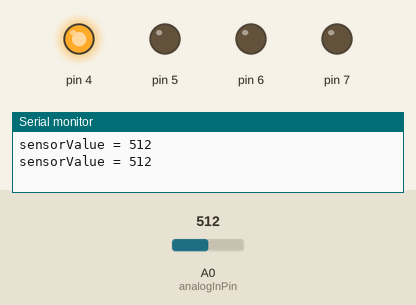
Bench run of a sketch on a simulated Arduino Uno, built with avr-gcc and run on an emulated ATmega328P. Shown: output pins drawn as LEDs (lit = HIGH), the last lines printed to the serial monitor. Dashed ring = blinking. The test bench sets the inputs (shaded band); at power-on: A0 (analogInPin) = 512.

Above: at 3.3 s.
3.4 s: A0 (analogInPin) set to 122
At 3.9 s:
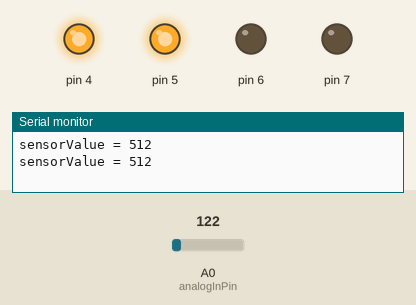
6.9 s: A0 (analogInPin) set to 0
At 6.9 s:
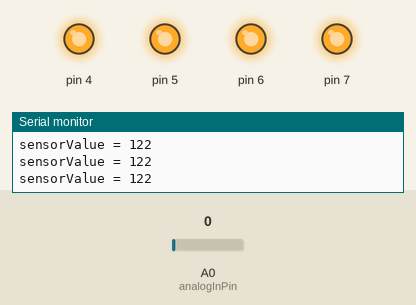
13.9 s: A0 (analogInPin) set to 306
At 15.3 s:
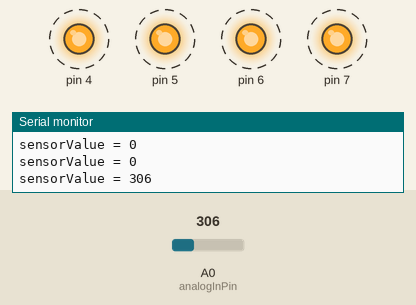
Timing chart, 0 to 23.4 s (numbered marks = the images above; inputs shaded):
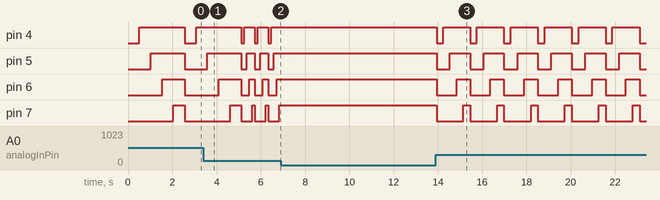

The sketch:

AnalogInput_with_4_LEDs__simple_delay.ino
```cpp
/*

 Description:
 Using an input on A0,
 LEDS should be hooked up to Pins 4, 5, 6 and 7.

 COSGC Robotics Workshop
 Oct 10 2013  1.0  Initial Verison
 Jun 10 2015  2.0  Update pin asignment to work with other workshop segements

 */

int sensorValue = 0;
const int analogInPin = A0;

void setup()  {
  pinMode(4, OUTPUT);
  pinMode(5, OUTPUT);
  pinMode(6, OUTPUT);
  pinMode(7, OUTPUT);
  pinMode(analogInPin, INPUT);
  Serial.begin(9600);
}

void loop() {

  //Get the input reading
  sensorValue = analogRead(analogInPin);
  Serial.print("sensorValue = ");
  Serial.println(sensorValue);

  //Turn all LEDs OFF to start

  digitalWrite(4, LOW);
  digitalWrite(5, LOW);
  digitalWrite(6, LOW);
  digitalWrite(7, LOW);

  delay(sensorValue);
  digitalWrite(4, HIGH);
  delay(sensorValue);
  digitalWrite(5, HIGH);
  delay(sensorValue);
  digitalWrite(6, HIGH);
  delay(sensorValue);
  digitalWrite(7, HIGH);
  delay(sensorValue);

}
```

Measured:
- after the input at 6.9 s, pin 4–7: stops changing and stays HIGH
- after the input at 13.9 s, pin 4: alternates HIGH for 1.2 s and LOW for 0.31 s, starting after 0.05 s; pin 5: alternates HIGH for 0.92 s and LOW for 0.61 s, starting after 0.05 s; pin 6: alternates HIGH for 0.61 s and LOW for 0.92 s, starting after 0.05 s; pin 7: alternates HIGH for 0.31 s and LOW for 1.2 s, starting after 0.05 s
- by itself, pin 4: alternates HIGH for 0.49 s and LOW for 0.12 s
- by itself, pin 5: repeats every 0.61 s: LOW 0.24 s, HIGH 0.37 s
- by itself, pin 6: repeats every 0.61 s: LOW 0.37 s, HIGH 0.24 s
- by itself, pin 7: repeats every 0.61 s: LOW 0.49 s, HIGH 0.12 s
